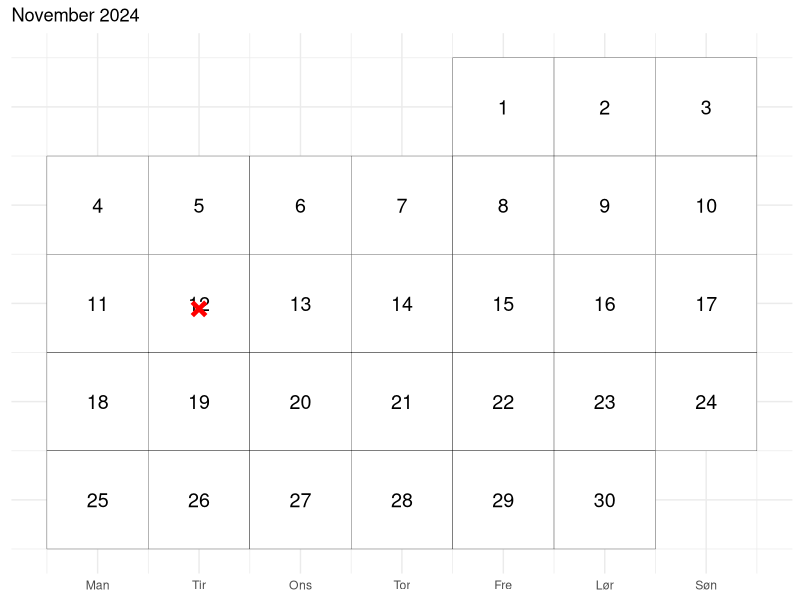

Write R code to recreate this figure.
library(ggplot2)
library(lubridate)

# Parametre
year <- 2024
month <- 11
special_date <- as.Date("2024-11-12")  # Datoen, hvor der skal sættes et rødt kryds

# Bestem første og sidste dag i måneden
first_date <- as.Date(paste(year, month, "1", sep = "-"))
last_date <- ceiling_date(first_date, "month") - days(1)

# Opret en data frame med alle datoer i måneden
dates <- seq(first_date, last_date, by = "day")
calendar_df <- data.frame(date = dates)
calendar_df$day <- day(calendar_df$date)
calendar_df$wday <- wday(calendar_df$date, week_start = 1)  # Mandag = 1

# Beregn hvilken uge i måneden dagen tilhører
first_wday <- wday(first_date, week_start = 1)
calendar_df$week <- ceiling((calendar_df$day + first_wday - 1) / 7)

# Plot kalenderen
p <- ggplot(calendar_df, aes(x = wday, y = -week)) + 
  geom_tile(fill = "white", color = "black") +
  geom_text(aes(label = day), size = 5) +
  scale_x_continuous(breaks = 1:7, labels = c("Man", "Tir", "Ons", "Tor", "Fre", "Lør", "Søn")) +
  theme_minimal() +
  labs(title = paste(month.name[month], year)) +
  theme(axis.title = element_blank(), 
        axis.text.y = element_blank(), 
        axis.ticks = element_blank())

# Hvis special_date er i den viste måned, tilføj et rødt kryds
if (special_date >= first_date && special_date <= last_date) {
  special_day <- day(special_date)
  special_wday <- wday(special_date, week_start = 1)
  special_week <- ceiling((special_day + first_wday - 1) / 7)
  
  p <- p + annotate("text", 
                    x = special_wday, 
                    y = -special_week, 
                    label = "×", 
                    color = "red", 
                    size = 10, 
                    fontface = "bold")
}
p

